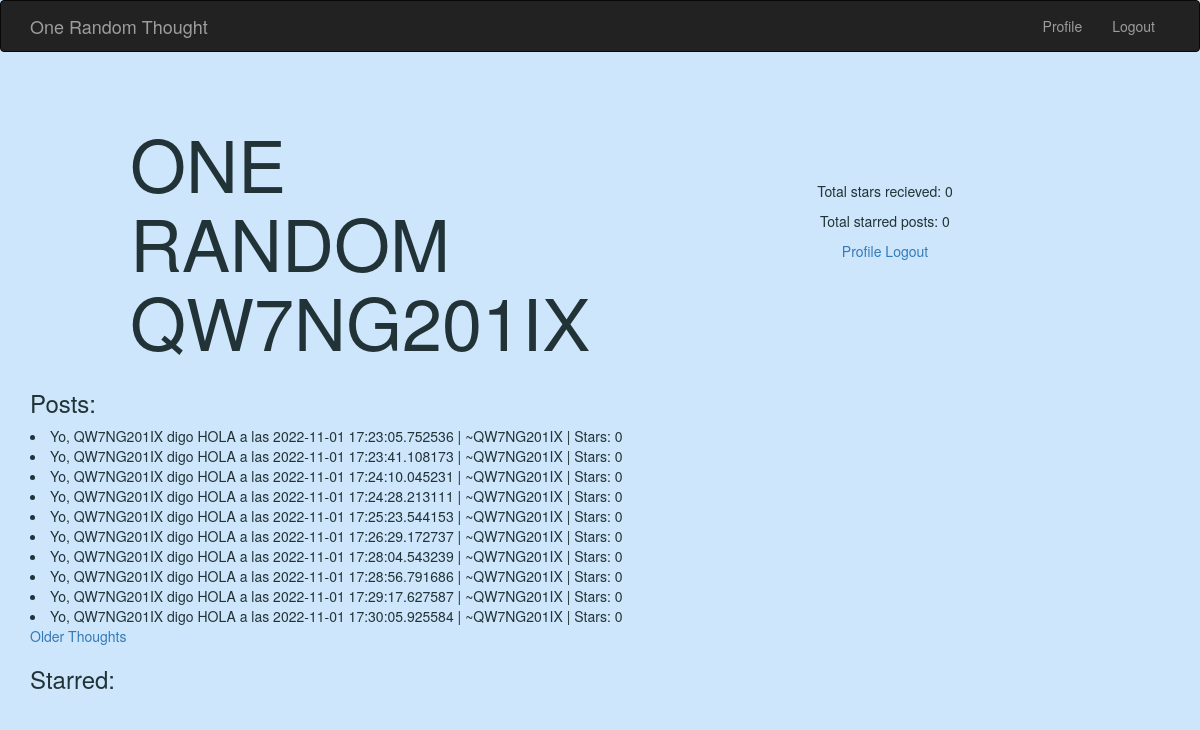
Before: /user/QW7NG201IX (signed in) with the older database file.
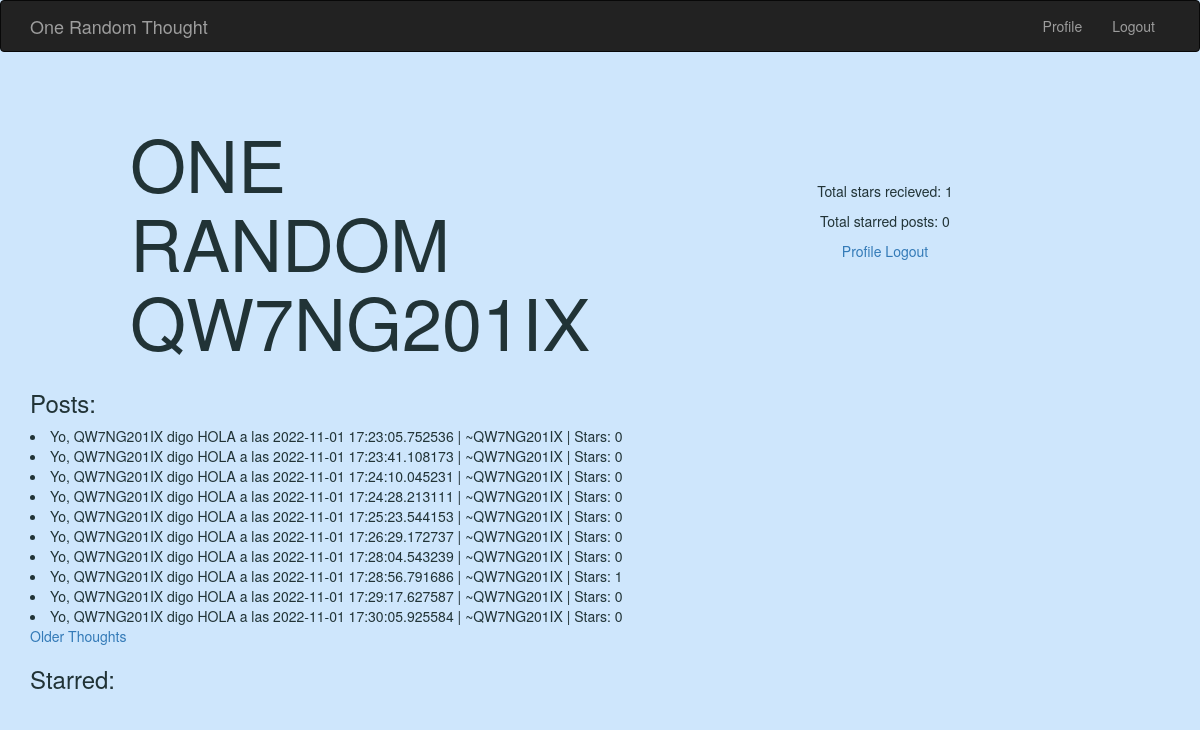
After: the same page with the newer database file.
### app/models.py (models this page shows, shortened)
class User(UserMixin, db.Model):
    id = db.Column(db.Integer, primary_key=True)
    username = db.Column(db.String(64), index=True, unique=True)
    email = db.Column(db.String(120), index=True, unique=True)
    password_hash = db.Column(db.String(128))
    posts = db.relationship('Post', backref='author', lazy='dynamic')
    starred_posts = db.relationship('Post', secondary=star, lazy='dynamic', backref=db.backref('users_starred', lazy=True))
    stars = db.Column(db.Integer, default=0)
    last_post = db.Column(db.DateTime, default = date.min)

class Post(db.Model):
    id = db.Column(db.Integer, primary_key=True)
    body = db.Column(db.String(140))
    timestamp = db.Column(db.DateTime, index=True, default=datetime.utcnow)
    user_id = db.Column(db.Integer, db.ForeignKey('user.id'))
    def stars(self):
        return len(self.users_starred)

### app/main/routes.py (the view)
@bp.route("/user/<username>")
def profile(username):
    posts_page = request.args.get('posts_page', 1, type=int)
    starred_page = request.args.get('starred_page', 1, type=int)
    user = User.query.filter_by(username=username).first_or_404()
    user_posts = user.posts.paginate(page=posts_page, per_page=current_app.config['POSTS_PER_PAGE'], error_out=False)
    starred_posts = user.starred_posts.paginate(page=starred_page, per_page=current_app.config['POSTS_PER_PAGE'], error_out=False)
    user_posts_next_url = url_for('main.profile', username=username, posts_page=user_posts.next_num, starred_page=starred_page) if user_posts.has_next else None
    user_posts_prev_url = url_for('main.profile', username=username, posts_page=user_posts.prev_num, starred_page=starred_page) if user_posts.has_prev else None
    starred_posts_next_url = url_for('main.profile', username=username, posts_page=posts_page, starred_page=starred_posts.next_num) if starred_posts.has_next else None
    starred_posts_prev_url = url_for('main.profile', username=username, posts_page=posts_page, starred_page=starred_posts.prev_num) if starred_posts.has_prev else None
    return render_template('profile.html', title="{}'s Profile".format(username),\
                                                                    user=user, \
                                                                    user_posts=user_posts.items, \
                                                                    starred_posts=starred_posts.items, \
                                                                    user_posts_next_url = user_posts_next_url, \
                                                                    user_posts_prev_url = user_posts_prev_url, \
                                                                    starred_posts_next_url = starred_posts_next_url, \
                                                                    starred_posts_prev_url = starred_posts_prev_url, \
                                                                    )

### app/models.py (called while the page is built)
@login.user_loader
def load_user(id):
    return User.query.get(int(id))

### app/templates/profile.html (shortened to what this page needs)
{% extends "base.html" %}
{% block app_content %}
    <div class="grid-container">
        <div class="title grid-child">
            <h1>ONE RANDOM {{ user.username }}</h1>
        </div>
        <div class="login grid-child">
            {% if current_user.is_anonymous %}
            <a href="{{ url_for('auth.login') }}">Login</a></li>
            {% else %}
            <p>Total stars recieved: {{ current_user.stars }}</p>
            <p>Total starred posts: <span id="totalStarred">{{ current_user.starred_posts.count() }}</span></p>
            <a href="{{ url_for('main.profile', username=current_user.username) }}">Profile</a></li>
            <a href="{{ url_for('auth.logout') }}">Logout</a></li>
            {% endif %}
        </div>
    </div>
    <h3>Posts:</h3>
    {% for post in user_posts %}
    <li>
        {{ post.body }} | ~{{ post.author.username }} | Stars: {{ post.stars() }}
    </li>
    {% endfor %}
    {% if user_posts_next_url %}
        <a href="{{ user_posts_next_url }}">Older Thoughts</a>
    {% endif %}
    <h3>Starred:</h3>
{% endblock %}

### app/templates/base.html (shortened to what this page needs)
{% extends 'bootstrap/base.html' %}
{% block styles %}
{{super()}}
<link rel="stylesheet"
    href="{{url_for('static', filename='style.css')}}">
{% endblock %}
{% block navbar %}
    <nav class="navbar navbar-inverse">
        <div class="container">
            <div class="navbar-header">
                <a class="navbar-brand" href="{{ url_for('main.index') }}">One Random Thought</a>
            </div>
            <div class="collapse navbar-collapse" id="bs-example-navbar-collapse-1">
                <ul class="nav navbar-nav navbar-right">
                    {% if current_user.is_anonymous %}
                    <li><a href="{{ url_for('auth.login') }}">Login</a></li>
                    {% else %}
                    <li><a href="{{ url_for('main.profile', username=current_user.username) }}">Profile</a></li>
                    <li><a href="{{ url_for('auth.logout') }}">Logout</a></li>
                    {% endif %}
                </ul>
            </div>
        </div>
    </nav>
{% endblock %}
{% block content %}
    <div class="container">
        {% block app_content %}{% endblock %}
    </div>
{% endblock %}

### app/static/style.css (style rules this page uses)
body { background-color: #cee6fc; color: #213336; }
h1 { margin-top: 50px; margin-left: 100px; text-align: left; font-size: 6vw }
.login { text-align: center; margin: auto; }
.grid-container { margin: auto; display: grid; grid-template-columns: 50% 50%; }

Changed rows visible on the page:
changed User (number 2 of 2 on the later page): stars "0" → "1"
computed for Post "Yo, QW7NG201IX digo HOLA a las 2022-11-01 17:28:56.791686": stars "0" → "1"
